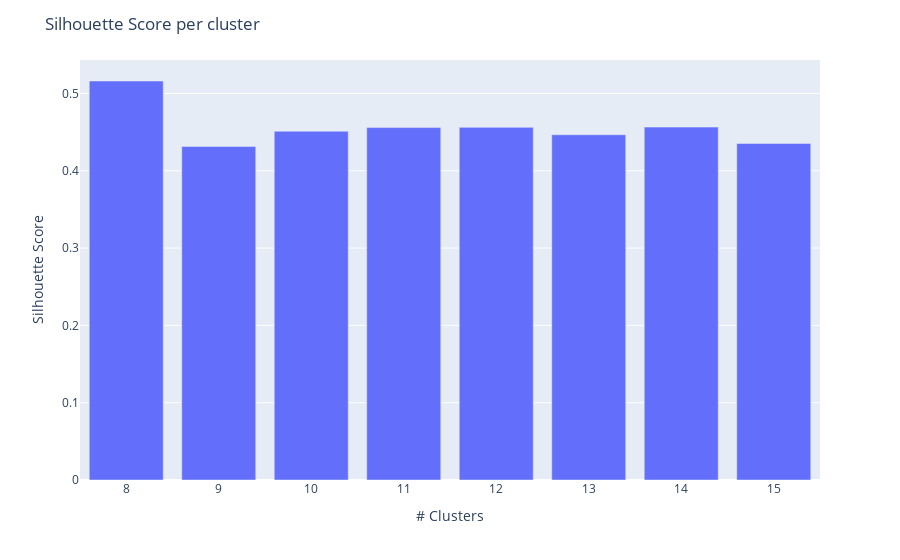

Here is the notebook cell this chart was saved with:
### Code cell
cluster_scores=pd.DataFrame(sil)
k_frame = pd.Series(k)

# Create figure
fig = px.bar(data_frame=cluster_scores,  
             x=k, 
             y=cluster_scores.iloc[:, -1]
            )

# Add title and axis labels
fig.update_layout(
    yaxis_title="Silhouette Score",
    xaxis_title="# Clusters",
    title="Silhouette Score per cluster"
)

### Figure 1 — Plotly figure (JSON) as saved in the notebook; plotly's stock layout.template omitted (floating-point values rounded to 4 significant figures)
{"data": [{"alignmentgroup": "True", "hovertemplate": "x=%{x}<br>y=%{y}<extra></extra>", "legendgroup": "", "marker": {"color": "#636efa", "pattern": {"shape": ""}}, "name": "", "offsetgroup": "", "orientation": "v", "showlegend": false, "textposition": "auto", "type": "bar", "x": [8, 9, 10, 11, 12, 13, 14, 15], "xaxis": "x", "y": [0.5161, 0.4313, 0.4511, 0.4558, 0.4561, 0.4465, 0.4564, 0.4353], "yaxis": "y"}], "layout": {"barmode": "relative", "legend": {"tracegroupgap": 0}, "margin": {"t": 60}, "title": {"text": "Silhouette Score per cluster"}, "xaxis": {"anchor": "y", "domain": [0, 1], "title": {"text": "# Clusters"}}, "yaxis": {"anchor": "x", "domain": [0, 1], "title": {"text": "Silhouette Score"}}}}
